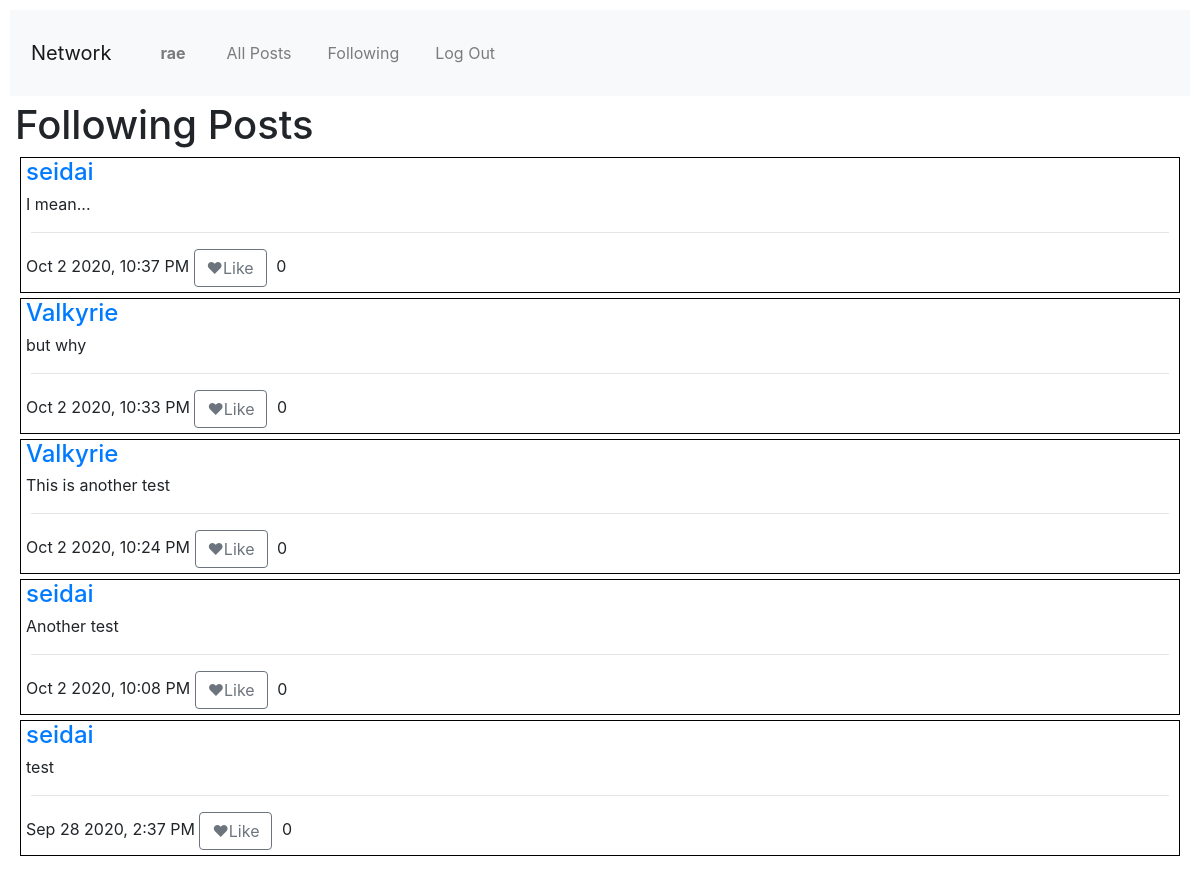
The page /following (signed in) on the database its author committed.
### network/models.py (models this page shows)
class User(AbstractUser):
    follows = models.ManyToManyField("self", symmetrical=False, related_name="followed_by")

class Post(models.Model):
    user = models.ForeignKey("User", on_delete=models.CASCADE, related_name="posts")
    body = models.TextField(blank=True)
    timestamp = models.DateTimeField(auto_now_add=True)
    likes = models.ManyToManyField("User", blank=True, related_name="posts_liked")
    def serialize(self):
        return {
            "id": self.id,
            "user": self.user.username,
            "user_id": self.user.id,
            "body": self.body,
            "timestamp": self.timestamp.strftime("%b %-d %Y, %-I:%M %p"),
            "likes": [user.id for user in self.likes.all()],
        }

### network/views.py (the view)
# urls.py: path("following", views.following, name="following"),
@login_required
def following(request):
    user = request.user
    posts = []
    for follow in user.follows.all():
        follow_posts = [post.serialize() for post in follow.posts.all()]
        for post in follow_posts:
            posts.append(post)
    posts.sort(key= lambda post: datetime.strptime(post["timestamp"],'%b %d %Y, %I:%M %p'), reverse=True)
    paginator = Paginator(posts, 10)
    page_number = request.GET.get('page')
    page_obj = paginator.get_page(page_number)
    return render(request, "network/following.html",{
        "page_obj":page_obj
    }
    )

### network/templates/network/following.html (shortened to what this page needs)
{% extends "network/layout.html" %}
{% load static %}
{% block body %}
    <h1>Following Posts</h1>
    {% include "network/posts.html" with page_obj=page_obj %}
{% endblock %}

### network/templates/network/layout.html (shortened to what this page needs)
{% load static %}
<!DOCTYPE html>
<html lang="en">
    <head>
        <link rel="stylesheet" href="https://stackpath.bootstrapcdn.com/bootstrap/4.4.1/css/bootstrap.min.css">
        <link href="{% static 'network/styles.css' %}" rel="stylesheet">
    </head>
    <body>
        <nav class="navbar navbar-expand-lg navbar-light bg-light">
            <a class="navbar-brand" href="{% url 'index' %}">Network</a>
            <div>
              <ul class="navbar-nav mr-auto">
                {% if user.is_authenticated %}
                    <li class="nav-item">
                        <a class="nav-link" href="{% url 'profile' user.id %}"><strong>{{ user.username }}</strong></a>
                    </li>
                {% endif %}
                <li class="nav-item">
                  <a class="nav-link" href="{% url 'index' %}">All Posts</a>
                </li>
                {% if user.is_authenticated %}
                    <li class="nav-item">
                        <a class="nav-link" href="{% url 'following' %}">Following</a>
                    </li>
                    <li class="nav-item">
                        <a class="nav-link" href="{% url 'logout' %}">Log Out</a>
                    </li>
                {% endif %}
              </ul>
            </div>
          </nav>
        <div class="body">
            {% block body %}
            {% endblock %}
        </div>
    </body>
</html>

### network/templates/network/posts.html (shortened to what this page needs)
<div id="posts-container">
    {% for post in page_obj %}
    <div class="post" style="border:black 1px solid">
        <a href="{% url 'profile' post.user_id %}" class="h4 post-user">{{post.user}}</a>
        <div class="post-body">{{post.body}}</div>
        <div class="post-foot">
            <hr>
            {{post.timestamp}}
            {% if user.is_authenticated%}
            <button name="like" data-post-id="{{post.id}}" class="btn btn-outline-secondary">❤Like</button>
            <span class="like-counter">0</span>
            {% endif %}
        </div>
    </div>
    {% endfor %}
</div>

### network/static/network/styles.css (style rules this page uses)
* { margin: 5px; }

### rows shown on the page
User: username "rae"
User: user "seidai" "seidai" "seidai"
Post: body "I mean..."
User: user "Valkyrie" "Valkyrie"
Post: body "but why"
Post: body "This is another test"
Post: body "Another test"
Post: body "test"

### other values the page prints
{{ post.timestamp }} "Oct 2 2020, 10:37 PM" "Oct 2 2020, 10:33 PM" "Oct 2 2020, 10:24 PM" "Oct 2 2020, 10:08 PM" "Sep 28 2020, 2:37 PM"
